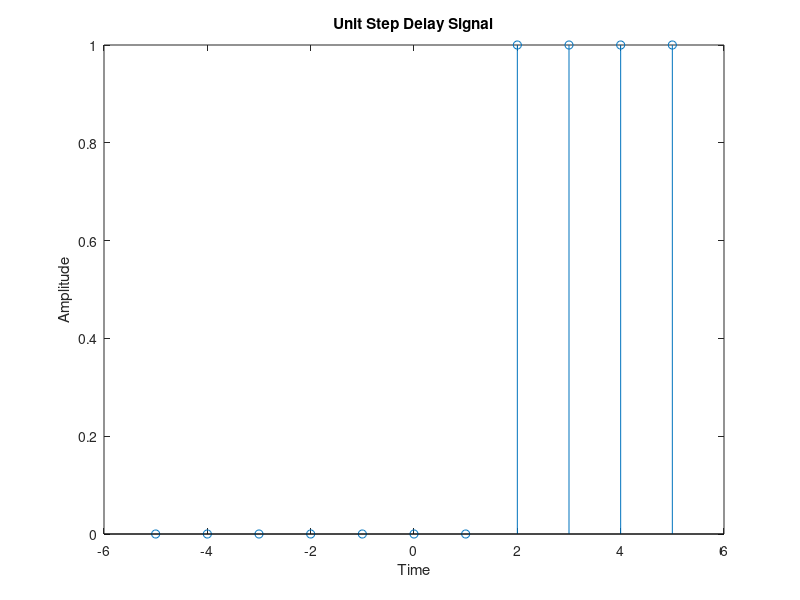

Source code (MATLAB):
%Unit Step Delay Signal
%Matlab code
n=-5:5;
x=(n-2)>=0;
stem(n,x)
xlabel('Time');
ylabel('Amplitude');
title('Unit Step Delay Signal');
